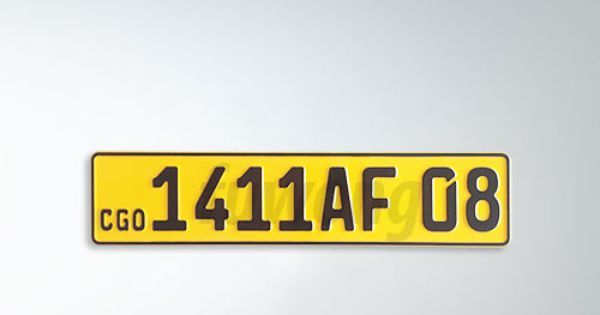
#> input picture plate.jpg, 600 x 315 px
$ python convert.py
#> lines starting #> are read from the running program, lines starting #| are printed output that depends on the picture
from PIL import Image
import numpy as np

# Load image (make sure name matches your file)
img = Image.open("plate.jpg").convert("L").resize((64, 16))
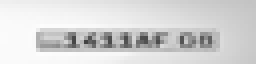
#> img: PIL image 64x16 L (shown 4 times larger); min 67, max 253, mean 214.2

# Convert to array
pixels = np.array(img).flatten()
#> pixels = 1024 values, max 253 at index 394, min 67 at index 661, mean 214.2

# Save COE file
with open("plate.coe", "w") as f:
    f.write("memory_initialization_radix=16;\n")
    f.write("memory_initialization_vector=\n")
    f.write(",\n".join(f"{p:02X}" for p in pixels) + ";")

# Preview in terminal
print("Image preview (# = dark, . = light):")
arr = np.array(img)
for row in arr:
    print("".join("#" if p < 128 else "." for p in row))
#> this loop made 16 passes

print("\nDone! plate.coe created.")
print(f"Total pixels: {len(pixels)}")
#| Total pixels: 1024
